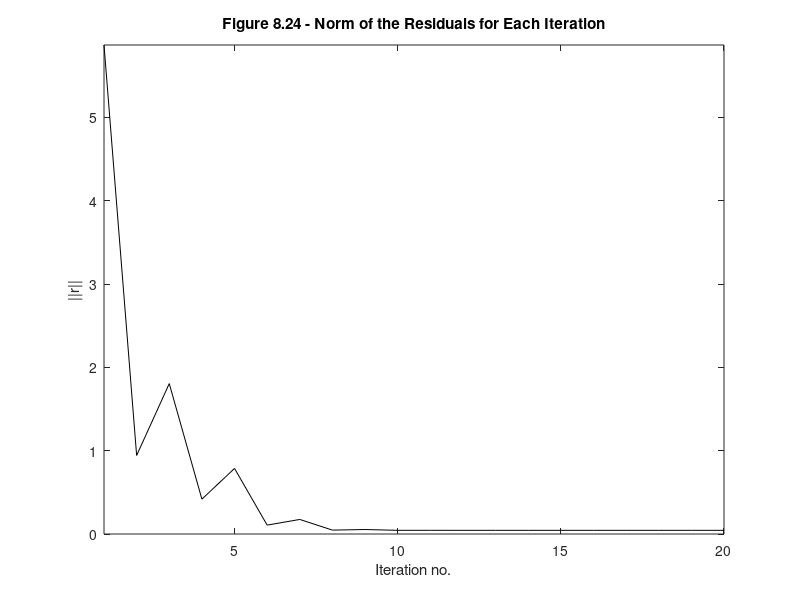
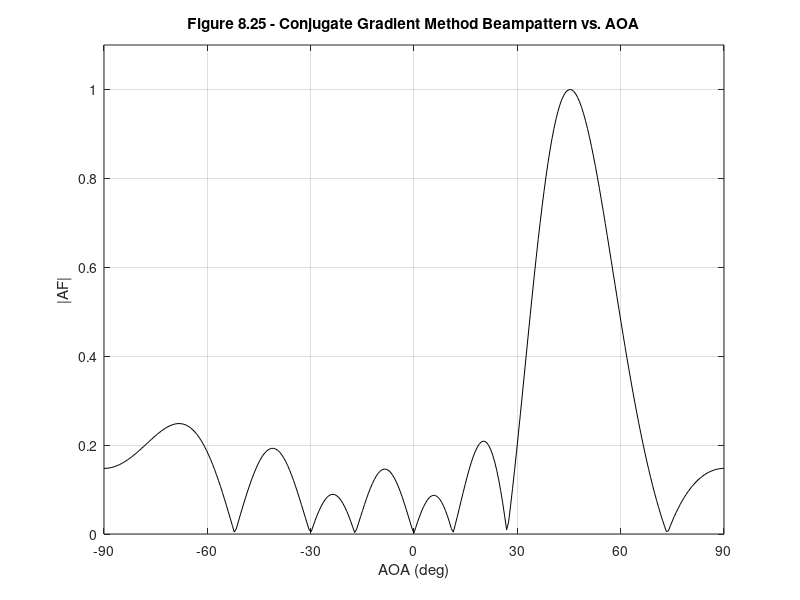

Reproduce these figures in MATLAB, in order.
%%%%%%%%%%%%%%%%%%%%%%%%%%%%%%%%%%%%%%%%%%%%%%%%%%%%%%%%%%%%%%%
%%                                                           %%
%%  ******************************************************   %%
%%  * Smart Antennas for Wireless Applications w/ Matlab *   %%
%%  ******************************************************   %%
%%                                                           %%
%% Chapter 8: Ex 8.13                                        %%
%%                                                           %%
%% Author: Frank Gross                                       %%
%% McGraw-Hill, 2005                                         %%
%% Date:  3/05/2005                                          %%
%%                                                           %%
%% This code produces Figure 8.24, a plot of the beampattern %%
%%     for a N = 8 ULA with d = 0.5, where the weights were  %%
%%     determined using the Conjugate Gradient method.       %%
%%%%%%%%%%%%%%%%%%%%%%%%%%%%%%%%%%%%%%%%%%%%%%%%%%%%%%%%%%%%%%%  

%%------------------- Define Variables:----------------------%%
% N - # of elements in array                                  %
% d - element spacing in wavelengths                          %
% K - total number of data samples                            %
% sig2 - zero mean Gaussian noise variance                    %
% T - period of desired user's signal                         %
% t - time range for desired user's signal                    %
% S - desired signal                                          %
% I - interfering signal                                      %
% thetaS - desired user AOA (deg)                             %
% theta1, theta2 - interferer AOA (deg)                       %
% vS,v1,v2 - steering vectors of desired user and interferers %
% n - noise received by array                                 %
% x - total received signal                                   %
% A - KxM matrix of array snapshots                           %
% r - residuals                                               %
% D - direction vector which provides new direction           %
% nu - numerator of convergence parameter mu                  %
% den - denominator of convergence parameter mu               %
% mu - convergence paramteter                                 %
% rit - storage variable for residuals at each iteration      %
% alpha - parameter that minimizes the gradient of cost fcn.  %
% w - weights of ULA determined using LMS algorithm           %
% theta - range of AOA's (rad)                                %
% AF - weighted array output                                  %
%%-----------------------------------------------------------%%

%%----- Givens -----%% 

N = 8; d = .5; sig2 = .001; K = 20;

%----- Desired Signal & Interferer -----%

T = 1E-3; t = [1:K]*T/K;

S = cos(pi*t/T); thetaS = 45*pi/180;
I1 = randn(1,K); theta1 = -30*pi/180;
I2 = randn(1,K); theta2 = 0*pi/180;

%%-----Calculate Array Steering Vectors -----%%

ij = 1:N;
vS = exp(1j*(ij-1)*2*pi*d*sin(thetaS));
v1 = exp(1j*(ij-1)*2*pi*d*sin(theta1));
v2 = exp(1j*(ij-1)*2*pi*d*sin(theta2));

n = sqrt(sig2)*randn(N,K);
x = vS.'*S + v1.'*I1 + v2.'*I2 + n;

%%----- Calculate the weights using dynamic CGM -----%%

w = zeros(N,1);

A = x.'; r = S.' - A*w; rold = r; D = A'*r; rit = zeros(1,N);

for jj = 1:K
    nu = A'*r;  den = A*D;
    mu = real(nu'*nu)/real(den'*den);

    w = w - mu*D;
    
    r = r + mu*A*D;
    
    den = A'*rold; nu = A'*r;
    alpha = real(nu'*nu)/real(den'*den);
    
    rold = r;
    
    D = A'*r - alpha*D;
    
    rit(jj) = r'*r; rit(jj) = norm(r);
end

w = w/abs(w(1));

%%----- Plot Results -----%%

figure(1), plot(1:K,rit,'k')
xlabel('Iteration no.'), ylabel('||r||')
title('\bfFigure 8.24 - Norm of the Residuals for Each Iteration')
axis([1 K 0 max(rit)])

theta = -pi/2:.01:pi/2;
AF = 0;
for ii = 1:N
    AF = AF + w(ii)*exp(1j*(ii-1)*pi*sin(theta));
end

figure(2), plot(theta*180/pi,abs(AF)/max(abs(AF)),'k')
xlabel('AOA (deg)'), ylabel('|AF|')
title('\bfFigure 8.25 - Conjugate Gradient Method Beampattern vs. AOA') 
axis([-90 90 0 1.1])
set(gca,'xtick',[-90 -60 -30 0 30 60 90])
grid on